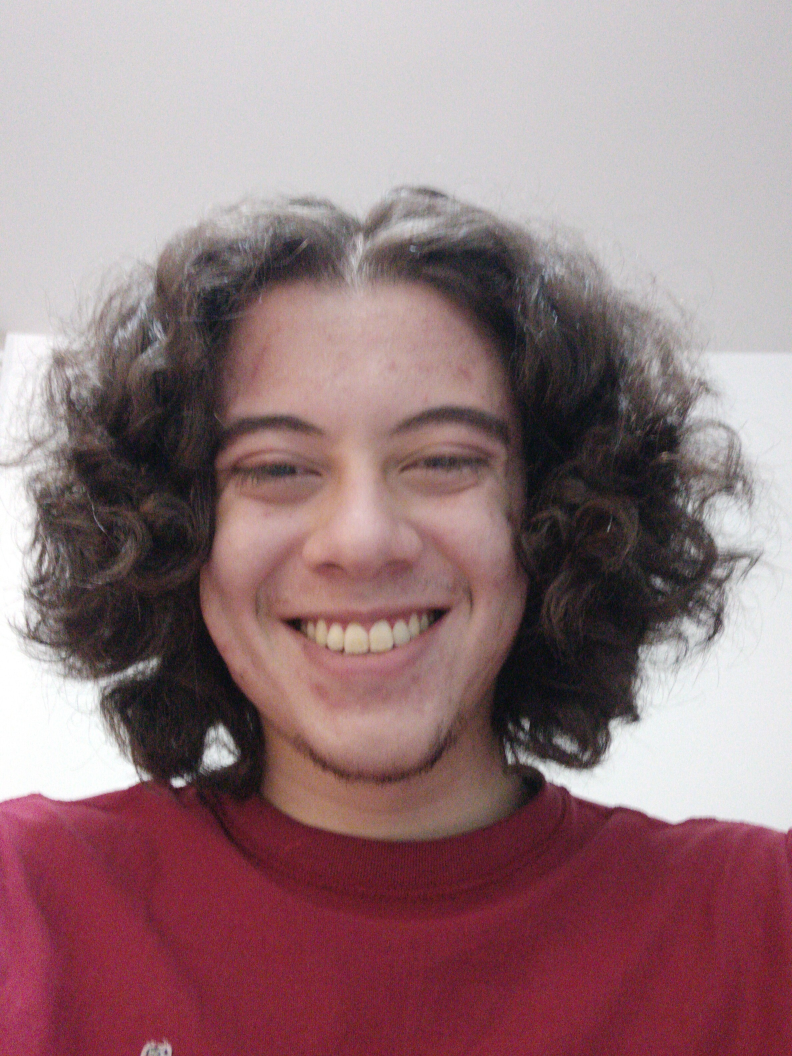
#> input picture eigenfaces_photo4.jpg, 2376 x 3168 px (shown at 1/3 size)
$ jupyter execute --allow-errors FaceRecognition.ipynb
#> lines starting #> are read from the running program, lines starting #| are printed output that depends on the picture
# Introduction

The objective of this notebook is to address topics related to dimensionality reduction and data representation. The algorithm implemented for dimensionality reduction is Principal Component Analysis (PCA), which is used to find the faces that better represent a dataset of face images. Finally, we search for the eigenfaces that are most relevant in representing an image of my own face.

The data is obtained from [Scikit Learn Databases](https://scikit-learn.org/stable/modules/generated/sklearn.datasets.fetch_olivetti_faces.html).

# Import Libraries and Load Images

[cell 1]
import numpy as np
import matplotlib.pyplot as plt

from sklearn.datasets import fetch_olivetti_faces
import cv2

from sklearn.decomposition import PCA

[cell 2]
def plot_gallery(images, h, w, titles=np.array([]), n_row=3, n_col=4):#titles
    """Helper function to plot a gallery of portraits"""
    plt.figure(figsize=(1.8 * n_col, 2.4 * n_row))
    plt.subplots_adjust(bottom=0, left=0.01, right=0.99, top=0.90, hspace=0.35)
    for i in range(n_row * n_col):
        plt.subplot(n_row, n_col, i + 1)
        plt.imshow(images[i].reshape((h, w)), cmap=plt.cm.gray)
        if titles.shape[0] == n_row * n_col:
            plt.title(titles[i], size=12)
        plt.xticks(())
        plt.yticks(())

#> (a cell that did not finish here is left out)

#> (a cell that did not finish here is left out)

# Compute the Eigenfaces with PCA

[cell 5]
# Compute the eigenfaces on the face recognition dataset
n_components = 150

#> (the rest of this cell did not finish here and is left out)

#> (a cell that did not finish here is left out)

#> (a cell that did not finish here is left out)

#  Face Representation with the Eigenfaces

To provide an image representation with the eigenfaces, it is necessary to transform the image under the same conditions as the training set for PCA.

[cell 8]
img = cv2.imread("eigenfaces_photo4.jpg", cv2.IMREAD_GRAYSCALE)
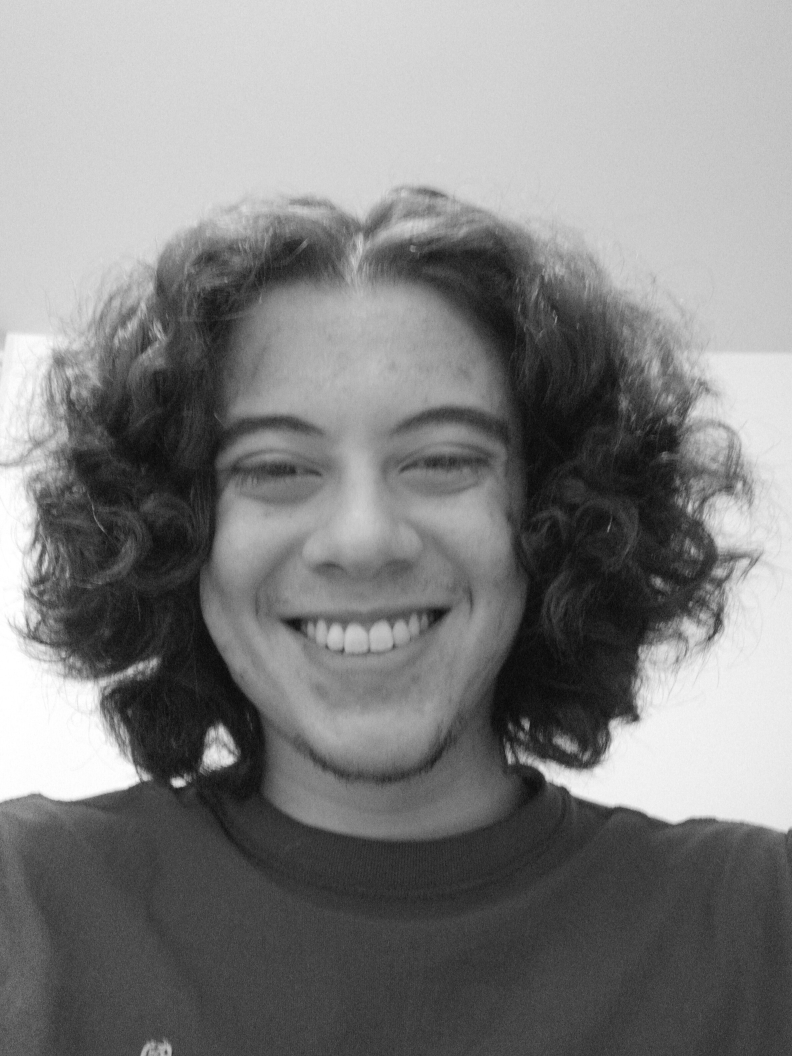
#> img: shape (3168, 2376) (shown at 1/3 size); min 0, max 255, mean 129.6
img_resized = cv2.resize(img, (64, 64))
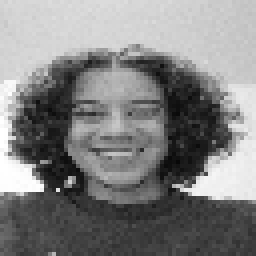
#> img_resized: shape (64, 64) (shown 4 times larger); min 8, max 255, mean 129.5
img_resized = img_resized/img_resized.max()
img_resized_vector = img_resized.reshape(1,-1)[0]
#> img_resized_vector = 4096 values, max 1 at index 2048, min 0.0314 at index 2604, mean 0.508

[cell 9]
plt.subplot(1, 2, 1)
plt.imshow(img, cmap=plt.cm.gray)
plt.title("Original Image")
plt.subplot(1, 2, 2)
plt.imshow(img_resized,cmap=plt.cm.gray)
plt.title("Transformed Image")
plt.plot()
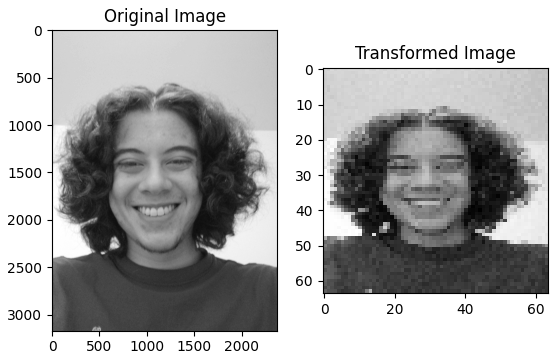
#> figure drawn by matplotlib, 2 panels
